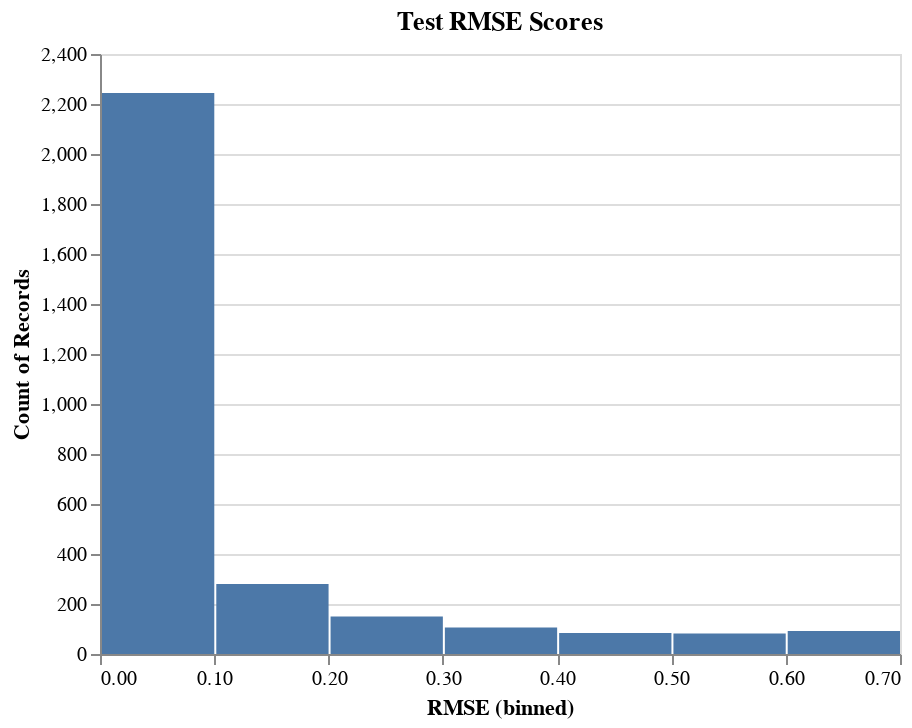

The notebook cell this image was saved under:
### Code cell
#histogram
hist_input = pd.DataFrame({"RMSE":pred_rmse_vals})
alt.Chart(hist_input).mark_bar().encode(
    alt.X("RMSE:Q", bin=True),
    y='count()',
).properties(title= 'Test RMSE Scores')

### Figure 1 — Vega-Lite specification as saved in the notebook (floating-point values rounded to 4 significant figures; data arrays with more than 128 entries replaced by an {"elided": "..."} marker saying what was removed)
{"config": {"view": {"continuousWidth": 400, "continuousHeight": 300}}, "data": {"name": "data-49d811a42524e06572c9baf9aa75705c"}, "mark": "bar", "encoding": {"x": {"bin": true, "field": "RMSE", "type": "quantitative"}, "y": {"aggregate": "count", "type": "quantitative"}}, "title": "Test RMSE Scores", "$schema": "https://vega.github.io/schema/vega-lite/v4.17.0.json", "datasets": {"data-49d811a42524e06572c9baf9aa75705c": {"elided": "3038 records"}}}
